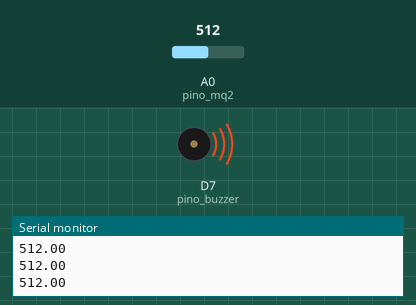
Bench run of a sketch on a simulated ESP8266 (NodeMCU). Parts: buzzer (waves = sounding, pin HIGH), the last lines printed to the serial monitor. The inputs (shaded band) are chosen by the test bench; at power-on: A0 (pino_mq2) = 512. No MQTT or app messages arrive unless stated.

Above: at 1.25 s.
1.3 s: A0 (pino_mq2) set to 108
4.3 s: A0 (pino_mq2) set to 90
At 5.3 s:
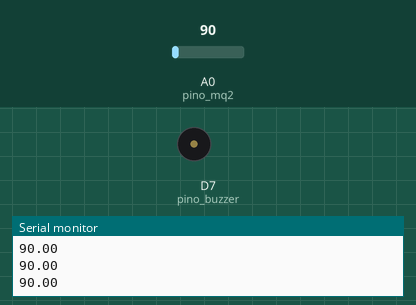
5.8 s: A0 (pino_mq2) set to 110
At 6.52 s:
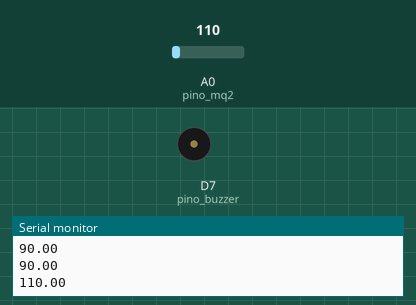
8.8 s: A0 (pino_mq2) set to 0
At 8.8 s:
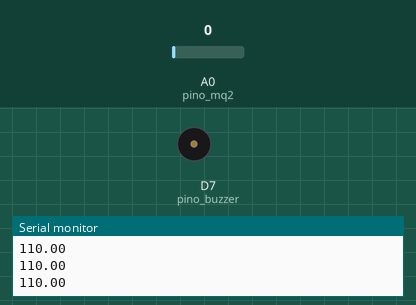
Timing chart, 0 to 11.3 s (numbered marks = the images above; inputs shaded):
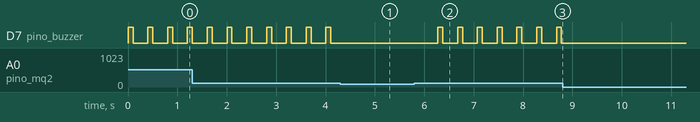

Measured:
- the behaviour switches between 100 and 99 on A0 (pino_mq2) (found by bisection; images 0 and 1)
- after the input at 4.3 s, D7 (pino_buzzer): stops changing and stays LOW
- after the input at 5.8 s, D7 (pino_buzzer): alternates HIGH for 0.10 s and LOW for 0.30 s, starting after 0.48 s
- after the input at 8.8 s, D7 (pino_buzzer): stops changing and stays LOW
- by itself, D7 (pino_buzzer): alternates HIGH for 0.10 s and LOW for 0.30 s

The sketch:

GasFinder_-_Programa__o_Ardu_no.ino
```cpp
const int pino_buzzer = D7; // pino onde o buzzer está conectado
const int pino_mq2 = A0; // pino onde o sensor está conectadO
float sensorValue; // armazenar valor do sensor
String msg; // armazena a mensagem a ser enviada para o Broker

#include <EspMQTTClient.h>

EspMQTTClient client(
  "Souza",              // SSID WiFi
  "12020623",           // Password WiFi
  "broker.hivemq.com",  // MQTT Broker
  "32093705_GasFinder_ESP", // Client
  1883                  // MQTT port
);


void setup() {
  Serial.begin(300);
  pinMode(pino_buzzer, OUTPUT);
}

void postMQTT(String msg) {
  client.publish("32093705_GasFinder", String(msg));
}

void confBuzzer() {
  digitalWrite(pino_buzzer, HIGH);
  delay(100);
  digitalWrite(pino_buzzer, LOW);
  delay(300);
}

void onConnectionEstablished(){
  Serial.println("Conexão Estabelecida");
}

void loop() {
  client.loop();
  sensorValue = analogRead(pino_mq2);
  Serial.println(sensorValue);

  if (sensorValue < 100) { //desliga o buzzer caso não tenha gás no ambiente
    digitalWrite(pino_buzzer, LOW);
    msg = "off";
  } else {
    if (sensorValue < 200)
      msg = "Detectado Níveis Baixos de Concentração de Gás\nValor: " + String(sensorValue/1024*100) + "%";
    else if (sensorValue < 400)
      msg = "Detectado Níveis Médios de Concentração de Gás\nValor: " + String(sensorValue/1024*100) + "%";
    else if (sensorValue < 800)
      msg = "Detectado Níveis Altos de Concentração de Gás\nValor: " + String(sensorValue/1024*100) + "%";
    else if (sensorValue >= 800)
      msg = "Detectado Níveis Emergenciais de Concentração de Gás\nValor: " + String(sensorValue/1024*100) + "%";
    postMQTT(msg);
    confBuzzer();
  }
}
```
